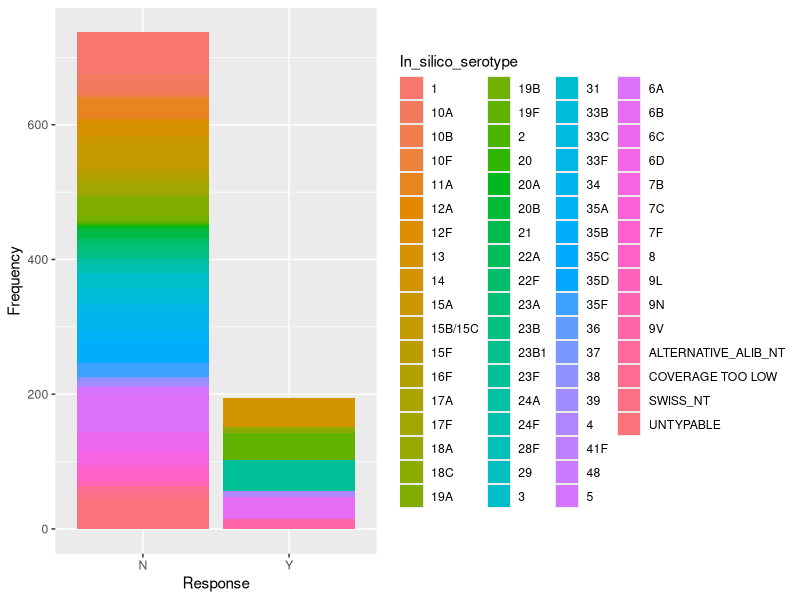
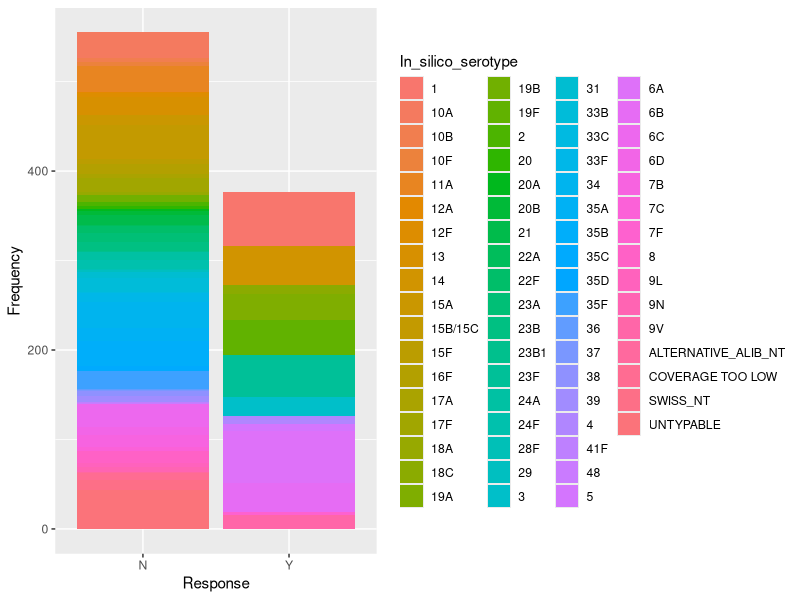
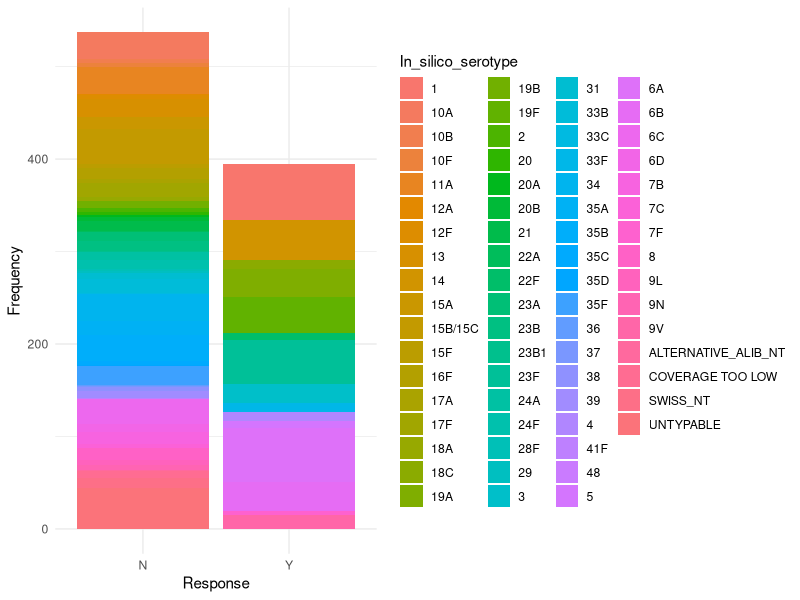
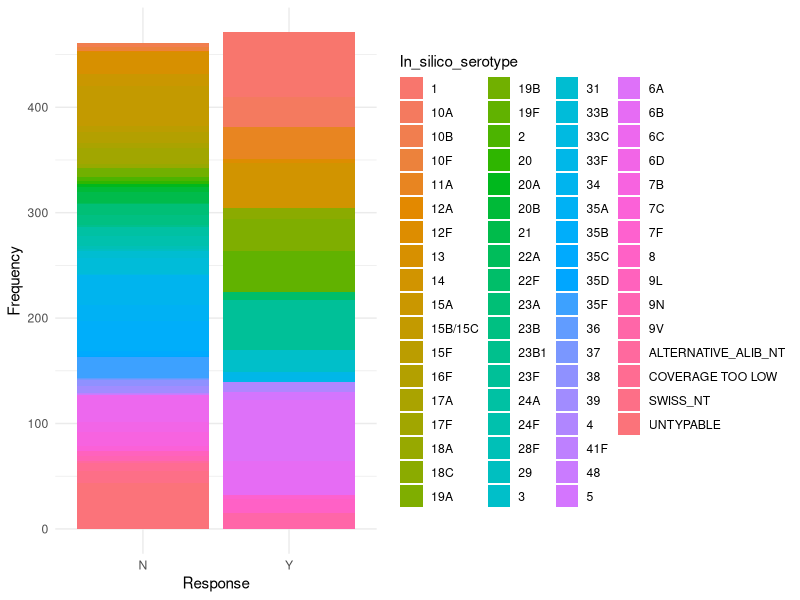
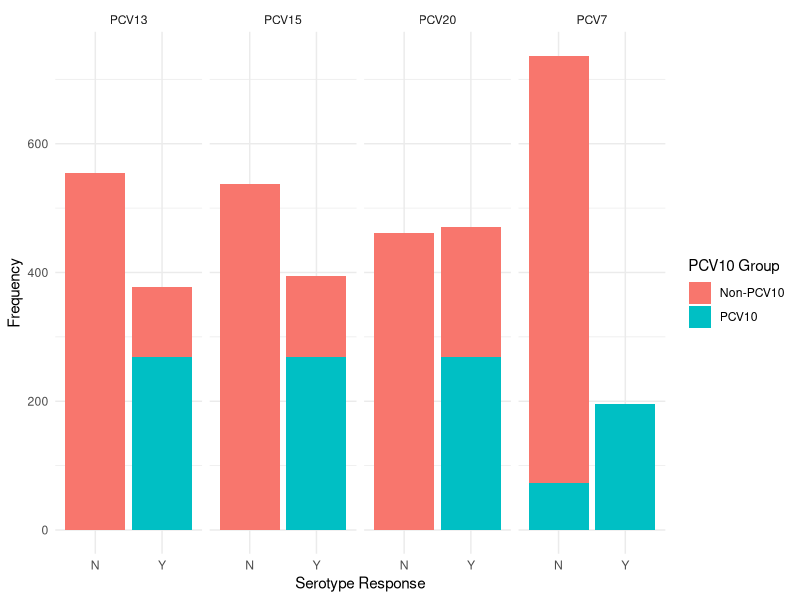
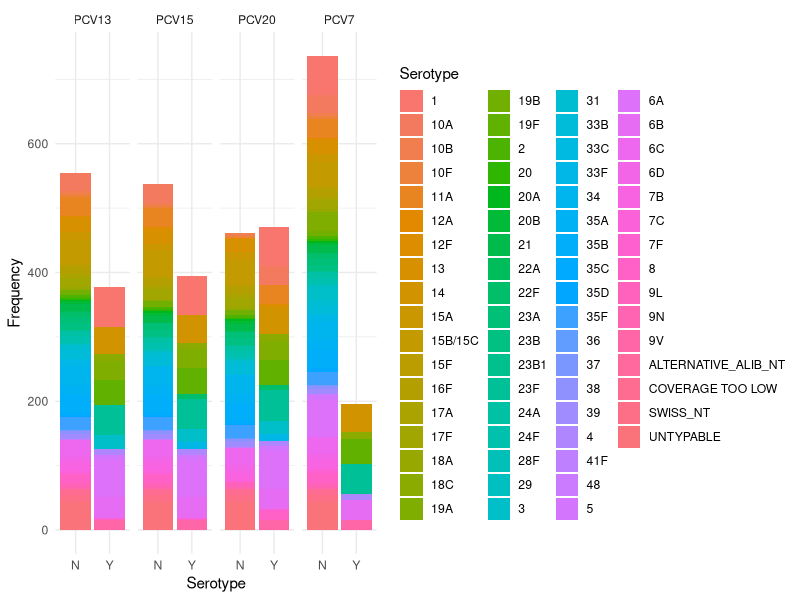

The R source for these figures, in order: (Note: this script raises an error after producing the figures.)
## ---- chunk 1
# Loading in required libraries
library(tidyverse)
library(dplyr)
library(ggplot2)
## ---- chunk 2
# Reading in the csv
nepal2Df = read.csv("nepal_gps.csv")
nepal2Df
## ---- chunk 3
# Loading in the typhoid data set used for offset
typhoidDf = read.csv("typhoidMetadata.csv")
typhoidDf
## ---- chunk 4
# Renaming the year column for easy merging
names(typhoidDf)[names(typhoidDf) == "year"] <- "Year"
## ---- chunk 5
# Creating a new column that is the counts of the cases for each year
typhoidDf_grouped <- typhoidDf %>%
  group_by(Year) %>%
  mutate(typhoidCount = n()) %>%
  # Filtering out the years we don't want
  filter(Year > 2008 & Year < 2019) %>%
  dplyr::select(Year, typhoidCount)

# Making sure we only have one count for each year in the dataframe
t2 <- typhoidDf_grouped %>%
   group_by(Year, typhoidCount) %>%
   summarize(.groups = 'drop')

# Creating a new column that is the counts of cases in each year
nepal2DfGrouped <- nepal2Df %>%
  group_by(Year) %>%
  mutate(IPDCount = n()) %>%
  dplyr::select(Year, IPDCount)
    
# Making sure we only have one count for each year in the dataframe
nepal2DfSelected <- nepal2DfGrouped %>%    
   group_by(Year, IPDCount) %>%
   summarize(.groups = 'drop')

# Adding the typhoid counts to the nepal IPD dataset
mergedDF <- merge(nepal2DfSelected, t2, by = "Year")
## ---- chunk 6

## ---- chunk 7
# Selecting the only columns we need
nepalForBarChart <- nepal2Df %>%
  dplyr::select(In_silico_serotype, PCV7, PCV13, PCV15, PCV20)

View(nepalForBarChart)
## ---- chunk 8
# Creating bar charts for each of the four vaccines based on the serotypes they have
ggplot(nepalForBarChart, aes(x = PCV7, fill = In_silico_serotype)) +
  geom_bar() +                    
  labs(y = "Frequency", x = "Response") 

ggplot(nepalForBarChart, aes(x = PCV13, fill = In_silico_serotype)) +
  geom_bar() +                    
  labs(y = "Frequency", x = "Response") 


ggplot(nepalForBarChart, aes(x = PCV15, fill = In_silico_serotype)) +
  geom_bar() +                    
  labs(y = "Frequency", x = "Response") +
  theme_minimal()

ggplot(nepalForBarChart, aes(x = PCV20, fill = In_silico_serotype)) +
  geom_bar() +                    
  labs(y = "Frequency", x = "Response") +
  theme_minimal()
## ---- chunk 9
# Grouping all the pcv10 serotypes into the PCV10_group category
pcv10_serotypes <- c('1', '4', '5', '6B', '7F', '9V', '14', '18C', '19F', '23F')

nepalForBarChart$PCV10_group <- ifelse(nepalForBarChart$In_silico_serotype %in% pcv10_serotypes,"PCV10", "Non-PCV10")
## ---- chunk 10
# Creating a new dataframe for each vaccine that has a more organized layout for analysis
pcv7df <- data.frame(
  Vaccine = "PCV7",
  Response = nepalForBarChart$PCV7,
  PCV10_group = nepalForBarChart$PCV10_group,
  Serotype = nepalForBarChart$In_silico_serotype
)

pcv13df <- data.frame(
  Vaccine = "PCV13",
  Response = nepalForBarChart$PCV13,
  PCV10_group = nepalForBarChart$PCV10_group,
  Serotype = nepalForBarChart$In_silico_serotype
)

pcv15df <- data.frame(
  Vaccine = "PCV15",
  Response = nepalForBarChart$PCV15,
  PCV10_group = nepalForBarChart$PCV10_group,
  Serotype = nepalForBarChart$In_silico_serotype
)

pcv20df <- data.frame(
  Vaccine = "PCV20",
  Response = nepalForBarChart$PCV20,
  PCV10_group = nepalForBarChart$PCV10_group,
  Serotype = nepalForBarChart$In_silico_serotype
)

# Combining all four into one dataframe
combined <- rbind(pcv7df, pcv13df, pcv15df, pcv20df)
## ---- chunk 11

## ---- chunk 12
## Need to filter out the four random categories above
# Creating four bar charts of each vaccine and their serotypes that are PCV10
ggplot(combined, aes(x = Response, fill = PCV10_group)) +
  geom_bar() +
  facet_grid(. ~ Vaccine) +
  labs(x = "Serotype Response", y = "Frequency", fill = "PCV10 Group") +
  theme_minimal()
## ---- chunk 13
# Finding the unique column names
colnames(nepal2Df)
## ---- chunk 14
# I want to be able to grey out the PCV10 serotypes but idk how
ggplot(combined, aes(x = Response, fill = Serotype)) +
  geom_bar() +
  facet_grid(. ~ Vaccine) +
  labs(x = "Serotype", y = "Frequency", fill = "Serotype") +
  theme_minimal()
## ---- chunk 15
# Creating an intro year for when the vaccine was introducted
vax.intro.date <- as.Date('2015-01-01')
vax.intro.year <- format(vax.intro.date, "%Y")

# Creating an evaluation year for when vaccine efficacy evaluations started
vax.eval.date <- as.Date('2016-01-01')
vax.eval.year <- format(vax.eval.date, "%Y")
## ---- chunk 16
# Creating an index variable to have an ordered, discrete variable for modeling
nepalPivotedDf <- tibble::rownames_to_column(mergedDF, var = "index") %>%
  mutate(index = as.numeric(index))
## ---- chunk 17
# Attempting method one of time series
# Interrupted time series with disconnected segments

# Creating the 'dummy' variables that are 0 before introduction of vaccine and 1 during vaccine efficacy evaluation stage
nepalPivotedDf <- nepalPivotedDf %>%
  mutate(
    period1 = ifelse(Year >= vax.intro.year, 1, 0),
    period2 = ifelse(Year >= vax.eval.year, 1, 0)
  )

# Viewing the changes
nepalPivotedDf[, c("index", "Year", "period1", "period2")]
## ---- chunk 18

## ---- chunk 19
# Filtering out the year 2014
nepalPivotedDf <- nepalPivotedDf %>%
  filter(Year != 2014)

# Creating the offsets by selecting all tyhpoid cases
nepalPivotedDf$log.offset <- log(nepalPivotedDf$typhoidCount)
## ---- chunk 20
# Using the log.offset and index to predict the count of IPD infections
mod3 <- glm.nb(IPDCount ~ index  + offset(log.offset) +
          # Finding the change in disease during administration and evaluation period
          period1  + period2, data = nepalPivotedDf)

summary(mod3)
## ---- chunk 21
# Plotting an infections scatterplot
p1 <- 
  ggplot(nepalPivotedDf, aes(x = Year, y = IPDCount)) +
      geom_point() +
      labs(title = "IPD Infections Scatter Plot",
         x = "Year", y = "Count") +
      theme_linedraw() +
      theme(panel.spacing = unit(2, 'lines'), 
            axis.text.x = element_text(angle = 90))

p1
## ---- chunk 22
# Making predictions with confidence intervals
pred4 <- predict(mod3, type = "response", se.fit = TRUE)

# Adding the model predictions and 95% COI to the dataframe
nepalPivotedDf.pred.its <- nepalPivotedDf %>%
  mutate(se.fit = pred4$se.fit, pred = pred4$fit) %>%
  mutate(
    conf.low = pred - 1.96 * se.fit,
    conf.high = pred + 1.96 * se.fit
  )

# Plotting the newly created model fitting
p4 <- p1 +
  # Adding the fitting line
  geom_line(data = nepalPivotedDf.pred.its, aes(x = Year, y = pred),
            color = "#377eb8") +
  # Adding the confidence interval
  geom_ribbon(data = nepalPivotedDf.pred.its, aes(ymin = conf.low, ymax = conf.high), 
              alpha = 0.2, fill = "blue") +
  # Changeing the title name
  labs(title = "IPD Infections with a Negative Binomial Fit\nInterupted Time Series")

p4
## ---- chunk 23
# Initializing the vacccine effect variables by setting them to 0
nepalPivotedDf.counterfactual <- nepalPivotedDf
nepalPivotedDf.counterfactual$period1 <- 0
nepalPivotedDf.counterfactual$period2 <- 0

# Generating the fitted values
nepalPivotedDf.pred.its$pred4.cf <- predict(mod3, type = "response", 
  # Extracting fitted value and add to df.pred.
  newdata = nepalPivotedDf.counterfactual)

# Overlaying onto plot
p4 +
 geom_line(data = nepalPivotedDf.pred.its, aes(x = Year, y = pred4.cf),
           color='#e41a1c', lty = 2)

## ---- chunk 24
# Generating the rate ratio between the fitted and counterfactual values
nepalPivotedDf.pred.its$rr.its <- nepalPivotedDf.pred.its$pred/nepalPivotedDf.pred.its$pred4.cf

# Plotting the rate ratio
p6 <- 
  ggplot(nepalPivotedDf.pred.its, aes(x = Year, y = rr.its)) +
      geom_line() +
      labs(title = "Rate Ratio for the ITS Mode",
         x = "Year", y = "Rate ratio") +
      theme_linedraw() +
      theme(panel.spacing = unit(2, 'lines'), 
            axis.text.x = element_text(angle = 90)) +
      geom_hline(yintercept = 1, col = "gray", lty = 2)

p6
## ---- chunk 25
# A slightly more complicated model where the slope of the line is also allowed to vary in the post vaccine period
mod3a <- glm.nb(IPDCount~index + Year + offset(log.offset) +
                 # Adding the counterfactuals with an interaction term.
                 period1 + period1*index +
                 period2 + period2*index, data=nepalPivotedDf)

summary( mod3a)
AIC(mod3, mod3a)
## ---- chunk 26
intro.index <- which(nepalPivotedDf$Year == year(vax.intro.date))
eval.index <- which(nepalPivotedDf$Year == year(vax.eval.date))

nepalPivotedDf <- nepalPivotedDf %>%
  mutate(
    spl1 = ifelse(index - intro.index + 1 < 0, 0, index - intro.index + 1),
    spl2 = ifelse(index - eval.index + 1 < 0, 0, index - eval.index + 1)
  )

# Inspect the changes.
nepalPivotedDf[c("Year", "index", "spl1", "spl2")]
## ---- chunk 27
mod4 <- glm.nb(IPDCount ~ index + Year + offset(log.offset) +
                 # Post-vaccine changes.
                 spl1 + spl2, data = nepalPivotedDf)

summary(mod4)
## ---- chunk 28
# Add the prediction using the smoothed model.
nepalPivotedDf.pred.spl <- nepalPivotedDf %>%
  mutate(pred.spl = predict(mod4, type = "response"))

# Initialize the vacccine effect variables by setting them to 0.
nepalPivotedDf.counterfactual.spl <- nepalPivotedDf
nepalPivotedDf.counterfactual.spl$spl1 <- 0
nepalPivotedDf.counterfactual.spl$spl2 <- 0

# Generate the fitted values.
nepalPivotedDf.pred.spl$pred.spl.cf <- predict(mod4, type = "response", 
  # Extract fitted value and add to df.pred.
  newdata = nepalPivotedDf.counterfactual.spl)
## ---- chunk 29
# Make predictions with confidence intervals.
pred7 <- predict(mod4, type = "response", se.fit = TRUE)

# Add the model predictions and 95% COI to the dataframe.
nepalPivotedDf.pred.spl <- nepalPivotedDf.pred.spl %>%
  mutate(se.fit = pred7$se.fit, pred = pred7$fit) %>%
  mutate(
    conf.low = pred - 1.96 * se.fit,
    conf.high = pred + 1.96 * se.fit
  )


p7 <- 
  ggplot(nepalPivotedDf.pred.spl, aes(x = Year, y = IPDCount)) +
      geom_point() +
      # Add the fitted line.
      geom_line(data = nepalPivotedDf.pred.spl, aes(x = Year, y = pred.spl),
                color = "#377eb8") +
      # Add the confidence interval.
      geom_ribbon(data = nepalPivotedDf.pred.spl, aes(ymin = conf.low, ymax = conf.high),
                  alpha = 0.2, fill = "blue") +
      # Add the counterfactual line.
      geom_line(data = nepalPivotedDf.pred.spl, aes(x = Year, y = pred.spl.cf),
                color = "#e41a1c", lty = 2) +
      labs(title = "Deaths with a Negative Binomial Fit\nITS with Spline Smoothing",
         x = "Year", y = "Counts") +
      theme_linedraw() +
      # Specify aspects of the theme plot formatting settings.
      theme(panel.spacing = unit(2, 'lines'), 
            axis.text.x = element_text(angle = 90))

p7
## ---- chunk 30
# Generate the rate ratio between the fitted and counterfactual values.
nepalPivotedDf.pred.spl$rr.spline <- nepalPivotedDf.pred.spl$pred.spl/nepalPivotedDf.pred.spl$pred.spl.cf

p8 <- p6 +
     geom_line(data = nepalPivotedDf.pred.spl, aes(x = Year, y = rr.spline),
               color = "red", lty = 2)

p8
## ---- chunk 31
nepalNonGps <- read.csv("nepal.csv")
nepalNonGps
## ---- chunk 32

## ---- chunk 33
# Pivoting the non gps dataset
nepalNonGpsCarriage <- nepalNonGps %>%
  # Selecting year columns
  dplyr::select(X2014n, X2015n, X2017n, X2018n, X2019n, X2021n) %>%
  # Formating data frame
  pivot_longer(cols = everything(),
               names_to = "Year",
               values_to = "Count") %>%
  # Removing X and n from the year counts
  mutate(Year = gsub("X|n", "", Year)) %>%
  group_by(Year) %>%
  slice_tail()

nepalNonGpsCarriage
## ---- chunk 34
# Plotting the counts of carriage infections over time for non gps dataset
ggplot(data = nepalNonGpsCarriage, aes(x = as.numeric(Year), y = Count)) +
  geom_line() +
  theme_bw() +
  labs(x = "Year", y = "Count", title = "Pneumococcal Carriage Infection Counts Over Time")
## ---- chunk 35
# Selecting only carriage cases from nepal gps dataset
nepalCarriage <- nepal2Df %>%
  group_by(Year) %>%
  mutate(IPDCount = n()) %>%
  filter(Clinical_manifestation == "CARRIAGE") %>%
  dplyr::select(Year, IPDCount)
    
nepalGroupedCarriage <- nepalCarriage %>% 
   group_by(Year, IPDCount) %>%
   summarize(.groups = 'drop')

nepalGroupedCarriage
## ---- chunk 36
View(nepalNonGpsCarriage)
View(nepalGroupedCarriage)
## ---- chunk 37
# Combining the two datasets
mergedCarriageDf <- merge(nepalNonGpsCarriage, nepalGroupedCarriage, by = "Year", all = TRUE)
mergedCarriageDf
## ---- chunk 38

## ---- chunk 39
# Adding the total counts for carriage
mergedCarriageDf$CCount <- rowSums(mergedCarriageDf[, c("Count", "IPDCount")], na.rm = TRUE)
mergedCarriageDf
## ---- chunk 40
# For modeling, we need to use an ordered, discrete variable. Simply, we 
# can use the rownames for this purpose.
carriage2 <- tibble::rownames_to_column(mergedCarriageDf, var = "index") %>%
  mutate(index = as.numeric(index))
## ---- chunk 41
# Creating the 'dummy' variables that are 0 before introduction of vaccine and 1 during vaccine efficacy evaluation stage

carriage2 <- carriage2 %>%
  mutate(
    period1 = ifelse(Year >= vax.intro.year, 1, 0),
    period2 = ifelse(Year >= vax.eval.year, 1, 0)
  )

# Viewing the changes
carriage2[, c("index", "Year", "period1", "period2")]
## ---- chunk 42
typhoidDf_grouped <- typhoidDf %>%
  group_by(Year) %>%
  mutate(typhoidCount = n()) %>%
  dplyr::select(Year, typhoidCount)

t2 <- typhoidDf_grouped %>%
   group_by(Year, typhoidCount) %>%
   summarize(.groups = 'drop')

# Adding the typhoid counts to the carriage2 dataset
mergedCarriage2DF <- merge(carriage2, t2, by = "Year")
## ---- chunk 43
# Creating the offsets by selecting all tyhpoid cases
mergedCarriage2DF$log.offset <- log(mergedCarriage2DF$typhoidCount)
## ---- chunk 44
#mergedCarriage2DF <- mergedCarriage2DF %>%
#  filter(Year != 2014)
mod3 <- glm.nb(CCount ~ index  + offset(log.offset) +
          # Finding the change in disease during administration and evaluation period
          period1  + period2, data = mergedCarriage2DF)

summary(mod3)
## ---- chunk 45
p1 <- 
  ggplot(mergedCarriage2DF, aes(x = Year, y = CCount)) +
      geom_point() +
      labs(title = "Carriage Infections Scatter Plot",
         x = "Year", y = "Counts") +
      # Have y-axis for the two plots be the same.
      #ylim(0, NA) +
      theme_linedraw() +
      # Specify aspects of the theme plot formatting settings.
      theme(panel.spacing = unit(2, 'lines'), 
            axis.text.x = element_text(angle = 90))

p1
## ---- chunk 46
# Make predictions with confidence intervals.
pred4 <- predict(mod3, type = "response", se.fit = TRUE)

# Add the model predictions and 95% COI to the dataframe.
mergedCarriage2DF.pred.its <- mergedCarriage2DF %>%
  mutate(se.fit = pred4$se.fit, pred = pred4$fit) %>%
  mutate(
    conf.low = pred - 1.96 * se.fit,
    conf.high = pred + 1.96 * se.fit
  )

# Plot the newly created model fitting.
p4 <- p1 +
  # Add the fitting line.
  geom_line(data = mergedCarriage2DF.pred.its, aes(x = Year, y = pred), group = 1,
            color = "#377eb8") +
  # Add the confidence interval.
  geom_ribbon(data = mergedCarriage2DF.pred.its, aes(ymin = conf.low, ymax = conf.high), group = 1, 
              alpha = 0.2, fill = "blue") +
  # Change the title name.
  labs(title = "Infections with a Negative Binomial Fit\nInterupted Time Series")

p4
## ---- chunk 47


# Initialize the vacccine effect variables by setting them to 0.
mergedCarriage2DF.counterfactual <- mergedCarriage2DF
mergedCarriage2DF.counterfactual$period1 <- 0
mergedCarriage2DF.counterfactual$period2 <- 0

# Generate the fitted values.
mergedCarriage2DF.pred.its$pred4.cf <- predict(mod3, type = "response", 
  # Extract fitted value and add to df.pred.
  newdata = mergedCarriage2DF.counterfactual)

# Overlay onto plot.
p4 +
 geom_line(data = mergedCarriage2DF.pred.its, aes(x = Year, y = pred4.cf),
           color='#e41a1c', lty = 2, group = 1)
## ---- chunk 48
# Generate the rate ratio between the fitted and counterfactual values.
mergedCarriage2DF.pred.its$rr.its <- mergedCarriage2DF.pred.its$pred/mergedCarriage2DF.pred.its$pred4.cf

p6 <- 
  ggplot(mergedCarriage2DF.pred.its, aes(x = Year, y = rr.its)) +
      geom_line(group = 1) +
      labs(title = "Rate Ratio for the ITS Mode",
         x = "Year", y = "Rate ratio") +
      theme_linedraw() +
      # Specify aspects of the theme plot formatting settings.
      theme(panel.spacing = unit(2, 'lines'), 
            axis.text.x = element_text(angle = 90)) +
      geom_hline(yintercept = 1, col = "gray", lty = 2)

p6
## ---- chunk 49
# Adding in empty rows in the dataset so year goes up by 1 each time
#emptyYears <- data.frame(Year  = c(2010, 2011, 2013, 2016))
#mergedTest <- merge(mergedCarriage2DF, emptyYears, by = "Year", all = TRUE)
## ---- chunk 50
method3Carriage <- tibble::rownames_to_column(mergedCarriage2DF, var = "index3") %>%
 mutate(index3 = as.numeric(index3))
## ---- chunk 51
# A slightly more complicated model where the slope of the line is also allowed to vary in the post vaccine period
mod3a <- glm.nb(CCount ~ index3 + offset(log.offset) +
                 # Add the counterfactuals with an interaction term.
                 period1 + period1*index3 +
                 period2 + period2*index3, data = method3Carriage)
 
summary(mod3a)
AIC(mod3, mod3a)
## ---- chunk 52
# Changing the eval date because there is no 2016
vax.eval.date <- as.Date('2017-01-01')
vax.eval.year <- format(vax.eval.date, "%Y")

intro.index <- which(method3Carriage$Year == year(vax.intro.date))
eval.index <- which(method3Carriage$Year == year(vax.eval.date))

intro.index <- as.numeric(intro.index)
eval.index <- as.numeric(eval.index)

method3Carriage <- method3Carriage %>%
  mutate(
    spl1 = ifelse(index3 - intro.index + 1 < 0, 0, index3 - intro.index + 1),
    spl2 = ifelse(index3 - eval.index + 1 < 0, 0, index3  - eval.index + 1)
  )

# Inspect the changes.
method3Carriage[c("Year", "index", "spl1", "spl2")]
## ---- chunk 53

## ---- chunk 54
method3Carriage <- method3Carriage %>%
  filter(Year != 2014)
mod4 <- glm.nb(CCount ~ index3  + offset(log.offset) +
                 # Post-vaccine changes.
                 spl1 + spl2, data = method3Carriage)

summary(mod4)
## ---- chunk 55
# Add the prediction using the smoothed model.
method3Carriage.pred.spl <- method3Carriage %>%
  mutate(pred.spl = predict(mod4, type = "response"))

# Initialize the vacccine effect variables by setting them to 0.
method3Carriage.counterfactual.spl <- method3Carriage
method3Carriage.counterfactual.spl$spl1 <- 0
method3Carriage.counterfactual.spl$spl2 <- 0

# Generate the fitted values.
method3Carriage.pred.spl$pred.spl.cf <- predict(mod4, type = "response", 
  # Extract fitted value and add to df.pred.
  newdata = method3Carriage.counterfactual.spl)
## ---- chunk 56


# Make predictions with confidence intervals.
pred7 <- predict(mod4, type = "response", se.fit = TRUE)

# Add the model predictions and 95% COI to the dataframe.
method3Carriage.pred.spl <- method3Carriage.pred.spl %>%
  mutate(se.fit = pred7$se.fit, pred = pred7$fit) %>%
  mutate(
    conf.low = pred - 1.96 * se.fit,
    conf.high = pred + 1.96 * se.fit
  )


p7 <- 
  ggplot(method3Carriage.pred.spl, aes(x = Year, y = CCount)) +
      geom_point() +
      # Add the fitted line.
      geom_line(data = method3Carriage.pred.spl, aes(x = Year, y = pred.spl),
                color = "#377eb8", group = 1) +
      # Add the confidence interval.
      geom_ribbon(data = method3Carriage.pred.spl, aes(ymin = conf.low, ymax = conf.high),
                  alpha = 0.2, fill = "blue", group = 1) +
      # Add the counterfactual line.
      geom_line(data = method3Carriage.pred.spl, aes(x = Year, y = pred.spl.cf),
                color = "#e41a1c", lty = 2, group = 1) +
      labs(title = "Carriage Infections with a Negative Binomial Fit\nITS with Spline Smoothing",
         x = "Year", y = "Counts") +
      theme_linedraw() +
      # Specify aspects of the theme plot formatting settings.
      theme(panel.spacing = unit(2, 'lines'), 
            axis.text.x = element_text(angle = 90))

p7
## ---- chunk 57
# Generate the rate ratio between the fitted and counterfactual values.
method3Carriage.pred.spl$rr.spline <- method3Carriage.pred.spl$pred.spl/method3Carriage.pred.spl$pred.spl.cf

p8 <- p6 +
     geom_line(data = method3Carriage.pred.spl, aes(x = Year, y = rr.spline),
               color = "red", lty = 2)

p8
## ---- chunk 58
mergedCarriage2DF$CCount <- mergedCarriage2DF$CCount

introYear <- year(vax.intro.date)
mergedCarriage2DF$Year <- as.numeric(mergedCarriage2DF$Year)

mergedCarriage2DF$CCount[which(mergedCarriage2DF$Year >= vax.intro.date)] <- NA

mergedCarriage2DF[, c("Year", "CCount")]
## ---- chunk 59
mod5<- glm.nb(CCount ~ index # Time trend
              + Year # Seasonality
              + offset(log.offset), data = mergedCarriage2DF)

# Add the prediction using the smoothed model.
ds.pred.mod5 <- mergedCarriage2DF %>%
  mutate(pred.mod5 = predict(mod5, type = "response", newdata = mergedCarriage2DF))
## ---- chunk 60
# Make predictions with confidence intervals.
pred7 <- predict(mod4, type = "response", se.fit = TRUE)

# Add the model predictions and 95% COI to the dataframe.
mergedCarriage2DF.pred.spl <- mergedCarriage2DF.pred.spl %>%
  mutate(se.fit = pred7$se.fit, pred = pred7$fit) %>%
  mutate(
    conf.low = pred - 1.96 * se.fit,
    conf.high = pred + 1.96 * se.fit
  )


p7 <- 
  ggplot(mergedCarriage2DF.pred.spl, aes(x = Year, y = CCount)) +
      geom_point() +
      # Add the fitted line.
      geom_line(data = mergedCarriage2DF.pred.spl, aes(x = Year, y = pred.spl),
                color = "#377eb8") +
      # Add the confidence interval.
      geom_ribbon(data = mergedCarriage2DF.pred.spl, aes(ymin = conf.low, ymax = conf.high),
                  alpha = 0.2, fill = "blue") +
      # Add the counterfactual line.
      geom_line(data = mergedCarriage2DF.pred.spl, aes(x = Year, y = pred.spl.cf),
                color = "#e41a1c", lty = 2) +
      labs(title = "Carriage Infections with a Negative Binomial Fit\nITS with Spline Smoothing",
         x = "Year", y = "Counts") +
      theme_linedraw() +
      # Specify aspects of the theme plot formatting settings.
      theme(panel.spacing = unit(2, 'lines'), 
            axis.text.x = element_text(angle = 90))



p9 <- ggplot(ds.pred.mod5, aes(x=Year, y=CCount)) +
      geom_point() +
      ylab("Carriage Counts, <1 yo") +
      xlab("Year") +
      theme_linedraw() +
      theme(panel.spacing= unit(2,'lines') , axis.text.x=element_text(angle=90)) +
      geom_hline(yintercept=0, col='gray', lty=2) +
      geom_line(color='#377eb8', data=ds.pred.mod5, aes(x=Year, y=pred.mod5))
p9
## ---- chunk 61
ds.pred.mod5$rr.trend<-mergedCarriage2DF$CCount/ds.pred.mod5$pred.mod5

## ---- chunk 62
p8 +  geom_line(color='#377eb8',lwd=1, lty=1,data=ds.pred.mod5, aes(x=Year, y=rr.trend, group = 1))

## ---- chunk 63
eval.period<-mergedCarriage2DF$Year> vax.eval.date

rr.its.eval<- mean(mergedCarriage2DF.pred.its$rr.its[eval.period])

rr.spline.eval<- mean(mergedCarriage2DF.pred.spl$rr.spline[eval.period])

rr.trend.eval<- sum(ds.pred.mod5$CCount[eval.period])/sum(ds.pred.mod5$pred.mod5[eval.period])

round(c('ITS'=rr.its.eval,'Spline'=rr.spline.eval,'Trend Extrapolation'=rr.trend.eval ),2)

#Percent decline
100*(1- round(c('ITS'=rr.its.eval,'Spline'=rr.spline.eval,'Trend Extrapolation'=rr.trend.eval ),2))
